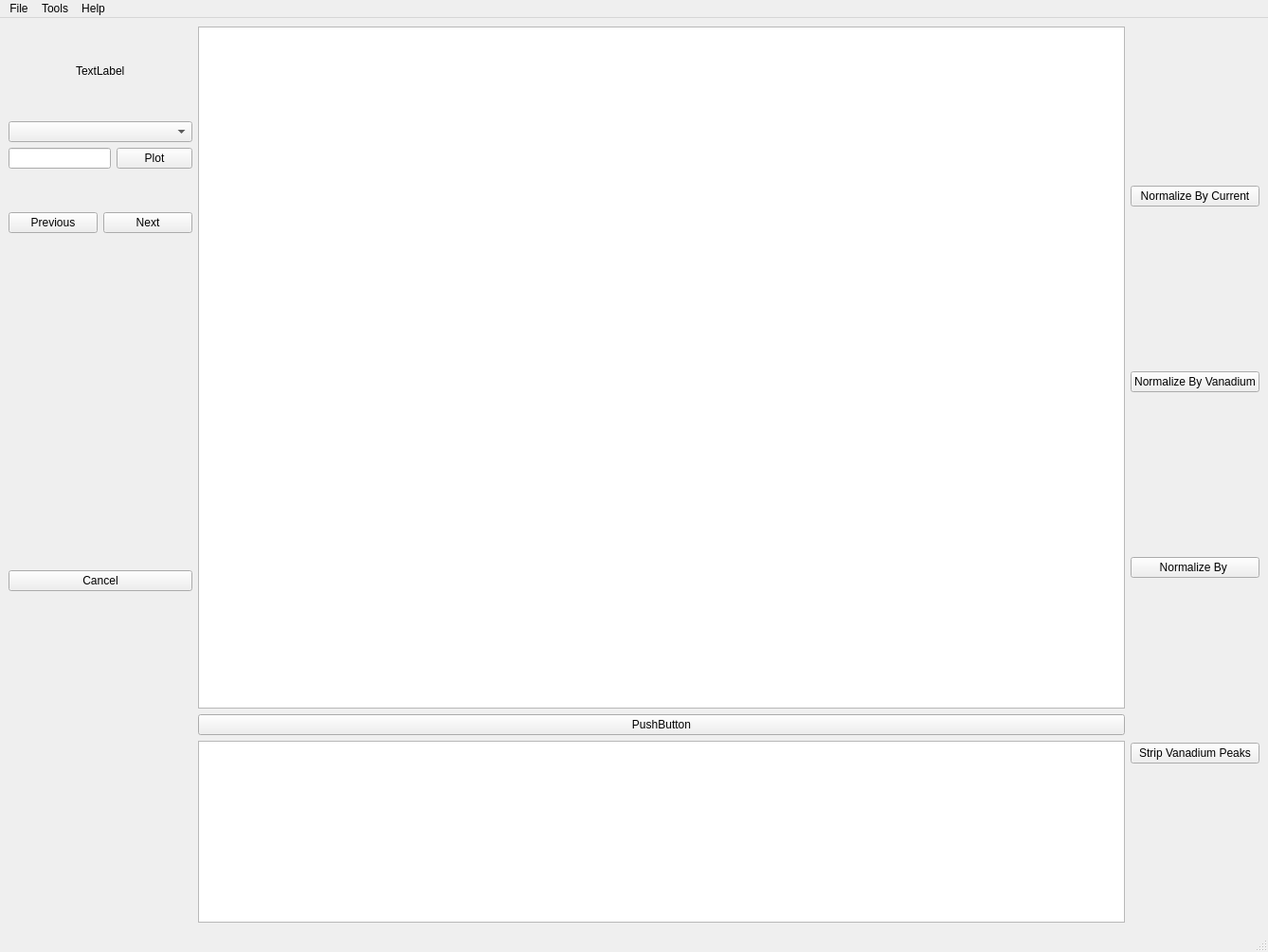
<?xml version="1.0" encoding="UTF-8"?>
<ui version="4.0">
 <class>MainWindow</class>
 <widget class="QMainWindow" name="MainWindow">
  <property name="geometry">
   <rect>
    <x>0</x>
    <y>0</y>
    <width>1338</width>
    <height>1005</height>
   </rect>
  </property>
  <property name="sizePolicy">
   <sizepolicy hsizetype="Fixed" vsizetype="Fixed">
    <horstretch>0</horstretch>
    <verstretch>0</verstretch>
   </sizepolicy>
  </property>
  <property name="windowTitle">
   <string>MainWindow</string>
  </property>
  <widget class="QWidget" name="centralwidget">
   <layout class="QGridLayout" name="gridLayout">
    <item row="0" column="0">
     <layout class="QHBoxLayout" name="horizontalLayout">
      <item>
       <layout class="QVBoxLayout" name="verticalLayout_2">
        <item>
         <spacer name="verticalSpacer_2">
          <property name="orientation">
           <enum>Qt::Vertical</enum>
          </property>
          <property name="sizeType">
           <enum>QSizePolicy::Preferred</enum>
          </property>
          <property name="sizeHint" stdset="0">
           <size>
            <width>20</width>
            <height>40</height>
           </size>
          </property>
         </spacer>
        </item>
        <item>
         <layout class="QGridLayout" name="gridLayout_3">
          <item row="0" column="0">
           <widget class="QLabel" name="labe_currentRun">
            <property name="sizePolicy">
             <sizepolicy hsizetype="Fixed" vsizetype="Fixed">
              <horstretch>0</horstretch>
              <verstretch>0</verstretch>
             </sizepolicy>
            </property>
            <property name="text">
             <string>TextLabel</string>
            </property>
           </widget>
          </item>
         </layout>
        </item>
        <item>
         <spacer name="verticalSpacer_3">
          <property name="orientation">
           <enum>Qt::Vertical</enum>
          </property>
          <property name="sizeType">
           <enum>QSizePolicy::Preferred</enum>
          </property>
          <property name="sizeHint" stdset="0">
           <size>
            <width>20</width>
            <height>40</height>
           </size>
          </property>
         </spacer>
        </item>
        <item>
         <layout class="QHBoxLayout" name="horizontalLayout_7">
          <item>
           <widget class="QComboBox" name="comboBox_runs">
            <property name="sizePolicy">
             <sizepolicy hsizetype="Preferred" vsizetype="Fixed">
              <horstretch>0</horstretch>
              <verstretch>0</verstretch>
             </sizepolicy>
            </property>
           </widget>
          </item>
         </layout>
        </item>
        <item>
         <layout class="QHBoxLayout" name="horizontalLayout_8">
          <item>
           <widget class="QLineEdit" name="lineEdit_run">
            <property name="sizePolicy">
             <sizepolicy hsizetype="Preferred" vsizetype="Fixed">
              <horstretch>0</horstretch>
              <verstretch>0</verstretch>
             </sizepolicy>
            </property>
           </widget>
          </item>
          <item>
           <widget class="QPushButton" name="pushButton_plot">
            <property name="text">
             <string>Plot</string>
            </property>
           </widget>
          </item>
         </layout>
        </item>
        <item>
         <spacer name="verticalSpacer_5">
          <property name="orientation">
           <enum>Qt::Vertical</enum>
          </property>
          <property name="sizeType">
           <enum>QSizePolicy::Minimum</enum>
          </property>
          <property name="sizeHint" stdset="0">
           <size>
            <width>20</width>
            <height>40</height>
           </size>
          </property>
         </spacer>
        </item>
        <item>
         <layout class="QHBoxLayout" name="horizontalLayout_6">
          <item>
           <widget class="QPushButton" name="pushButton_prevView">
            <property name="text">
             <string>Previous</string>
            </property>
           </widget>
          </item>
          <item>
           <widget class="QPushButton" name="pushButton_nextView">
            <property name="text">
             <string>Next</string>
            </property>
           </widget>
          </item>
         </layout>
        </item>
        <item>
         <spacer name="verticalSpacer_4">
          <property name="orientation">
           <enum>Qt::Vertical</enum>
          </property>
          <property name="sizeHint" stdset="0">
           <size>
            <width>20</width>
            <height>40</height>
           </size>
          </property>
         </spacer>
        </item>
        <item>
         <layout class="QHBoxLayout" name="horizontalLayout_4">
          <item>
           <widget class="QPushButton" name="pushButton_cancel">
            <property name="text">
             <string>Cancel</string>
            </property>
           </widget>
          </item>
         </layout>
        </item>
        <item>
         <spacer name="verticalSpacer">
          <property name="orientation">
           <enum>Qt::Vertical</enum>
          </property>
          <property name="sizeType">
           <enum>QSizePolicy::MinimumExpanding</enum>
          </property>
          <property name="sizeHint" stdset="0">
           <size>
            <width>20</width>
            <height>40</height>
           </size>
          </property>
         </spacer>
        </item>
       </layout>
      </item>
      <item>
       <layout class="QVBoxLayout" name="verticalLayout_5">
        <item>
         <layout class="QVBoxLayout" name="verticalLayout_6">
          <item>
           <widget class="QGraphicsView" name="graphicsView_mainPlot">
            <property name="sizePolicy">
             <sizepolicy hsizetype="Expanding" vsizetype="Expanding">
              <horstretch>0</horstretch>
              <verstretch>0</verstretch>
             </sizepolicy>
            </property>
           </widget>
          </item>
         </layout>
        </item>
        <item>
         <layout class="QVBoxLayout" name="verticalLayout_7">
          <item>
           <layout class="QHBoxLayout" name="horizontalLayout_13">
            <item>
             <widget class="QPushButton" name="pushButton_4">
              <property name="text">
               <string>PushButton</string>
              </property>
             </widget>
            </item>
           </layout>
          </item>
          <item>
           <layout class="QGridLayout" name="gridLayout_2">
            <item row="0" column="0">
             <widget class="QTextEdit" name="textEdit">
              <property name="sizePolicy">
               <sizepolicy hsizetype="Expanding" vsizetype="Minimum">
                <horstretch>0</horstretch>
                <verstretch>0</verstretch>
               </sizepolicy>
              </property>
             </widget>
            </item>
           </layout>
          </item>
         </layout>
        </item>
       </layout>
      </item>
      <item>
       <layout class="QVBoxLayout" name="verticalLayout_3">
        <item>
         <layout class="QHBoxLayout" name="horizontalLayout_10">
          <item>
           <widget class="QPushButton" name="pushButton_normByCurrent">
            <property name="toolTip">
             <string>&lt;html&gt;&lt;head/&gt;&lt;body&gt;&lt;p&gt;Normalize by proton charge&lt;/p&gt;&lt;/body&gt;&lt;/html&gt;</string>
            </property>
            <property name="text">
             <string>Normalize By Current</string>
            </property>
           </widget>
          </item>
         </layout>
        </item>
        <item>
         <layout class="QHBoxLayout" name="horizontalLayout_2">
          <item>
           <widget class="QPushButton" name="pushButton_normByVanadium">
            <property name="text">
             <string>Normalize By Vanadium</string>
            </property>
           </widget>
          </item>
         </layout>
        </item>
        <item>
         <layout class="QHBoxLayout" name="horizontalLayout_11">
          <item>
           <widget class="QPushButton" name="pushButton_normVacant">
            <property name="text">
             <string>Normalize By </string>
            </property>
           </widget>
          </item>
         </layout>
        </item>
        <item>
         <layout class="QHBoxLayout" name="horizontalLayout_9">
          <item>
           <widget class="QPushButton" name="pushButton_stripVPeaks">
            <property name="text">
             <string>Strip Vanadium Peaks</string>
            </property>
           </widget>
          </item>
         </layout>
        </item>
       </layout>
      </item>
     </layout>
    </item>
   </layout>
  </widget>
  <widget class="QMenuBar" name="menubar">
   <property name="geometry">
    <rect>
     <x>0</x>
     <y>0</y>
     <width>1338</width>
     <height>25</height>
    </rect>
   </property>
   <widget class="QMenu" name="menuFile">
    <property name="title">
     <string>File</string>
    </property>
    <addaction name="actionSave"/>
    <addaction name="separator"/>
    <addaction name="actionQuit"/>
   </widget>
   <widget class="QMenu" name="menuTool">
    <property name="title">
     <string>Tools</string>
    </property>
    <addaction name="actionNormalize_to_Vanadium"/>
    <addaction name="actionNormalize_to_Proton_Charge"/>
   </widget>
   <widget class="QMenu" name="menuHelp">
    <property name="title">
     <string>Help</string>
    </property>
   </widget>
   <addaction name="menuFile"/>
   <addaction name="menuTool"/>
   <addaction name="menuHelp"/>
  </widget>
  <widget class="QStatusBar" name="statusbar"/>
  <action name="actionSave">
   <property name="text">
    <string>Save</string>
   </property>
  </action>
  <action name="actionNormalize_to_Vanadium">
   <property name="text">
    <string>Normalize to Vanadium</string>
   </property>
  </action>
  <action name="actionNormalize_to_Proton_Charge">
   <property name="text">
    <string>Normalize to Proton Charge</string>
   </property>
  </action>
  <action name="actionQuit">
   <property name="text">
    <string>Quit</string>
   </property>
   <property name="shortcut">
    <string>Ctrl+Q</string>
   </property>
  </action>
 </widget>
 <resources/>
 <connections/>
</ui>
